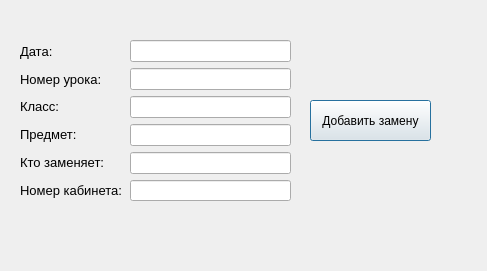
<?xml version="1.0" encoding="UTF-8"?>
<ui version="4.0">
 <class>Dialog</class>
 <widget class="QDialog" name="Dialog">
  <property name="geometry">
   <rect>
    <x>0</x>
    <y>0</y>
    <width>487</width>
    <height>271</height>
   </rect>
  </property>
  <property name="windowTitle">
   <string>Добавление замены</string>
  </property>
  <widget class="QPushButton" name="addButton">
   <property name="geometry">
    <rect>
     <x>310</x>
     <y>100</y>
     <width>121</width>
     <height>41</height>
    </rect>
   </property>
   <property name="font">
    <font>
     <pointsize>9</pointsize>
    </font>
   </property>
   <property name="text">
    <string>Добавить замену</string>
   </property>
  </widget>
  <widget class="QWidget" name="">
   <property name="geometry">
    <rect>
     <x>20</x>
     <y>40</y>
     <width>104</width>
     <height>161</height>
    </rect>
   </property>
   <layout class="QVBoxLayout" name="verticalLayout">
    <item>
     <widget class="QLabel" name="label_6">
      <property name="font">
       <font>
        <pointsize>10</pointsize>
       </font>
      </property>
      <property name="text">
       <string>Дата:</string>
      </property>
     </widget>
    </item>
    <item>
     <widget class="QLabel" name="label">
      <property name="font">
       <font>
        <pointsize>10</pointsize>
       </font>
      </property>
      <property name="text">
       <string>Номер урока:</string>
      </property>
     </widget>
    </item>
    <item>
     <widget class="QLabel" name="label_3">
      <property name="font">
       <font>
        <pointsize>10</pointsize>
       </font>
      </property>
      <property name="text">
       <string>Класс:</string>
      </property>
     </widget>
    </item>
    <item>
     <widget class="QLabel" name="label_2">
      <property name="font">
       <font>
        <pointsize>10</pointsize>
       </font>
      </property>
      <property name="text">
       <string>Предмет: </string>
      </property>
     </widget>
    </item>
    <item>
     <widget class="QLabel" name="label_4">
      <property name="font">
       <font>
        <pointsize>10</pointsize>
       </font>
      </property>
      <property name="text">
       <string>Кто заменяет:</string>
      </property>
     </widget>
    </item>
    <item>
     <widget class="QLabel" name="label_5">
      <property name="font">
       <font>
        <pointsize>10</pointsize>
       </font>
      </property>
      <property name="text">
       <string>Номер кабинета:</string>
      </property>
     </widget>
    </item>
   </layout>
  </widget>
  <widget class="QWidget" name="">
   <property name="geometry">
    <rect>
     <x>130</x>
     <y>40</y>
     <width>161</width>
     <height>161</height>
    </rect>
   </property>
   <layout class="QVBoxLayout" name="verticalLayout_2">
    <item>
     <widget class="QLineEdit" name="date"/>
    </item>
    <item>
     <widget class="QLineEdit" name="lesson"/>
    </item>
    <item>
     <widget class="QLineEdit" name="students_class"/>
    </item>
    <item>
     <widget class="QLineEdit" name="subject"/>
    </item>
    <item>
     <widget class="QLineEdit" name="teacher"/>
    </item>
    <item>
     <widget class="QLineEdit" name="num_class"/>
    </item>
   </layout>
  </widget>
 </widget>
 <resources/>
 <connections/>
</ui>
